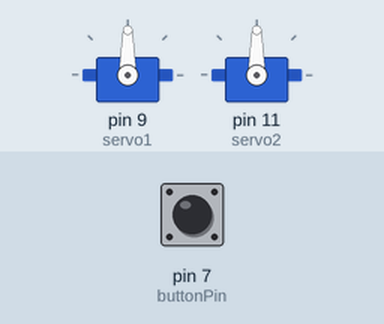
Recording of a sketch running on a simulated Arduino Uno, built with avr-gcc and run on an emulated ATmega328P. Shown: 2 × servo. The inputs (shaded band) are chosen by the test bench; at power-on: pin 7 (buttonPin) LOW. Random numbers use the default seed unless the sketch sets one.

Above: at 1.2 s.
1.3 s: pin 7 (buttonPin) pulled HIGH for 0.15 s
At 1.5 s:
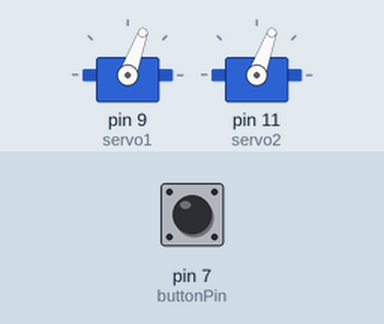
At 2.1 s:
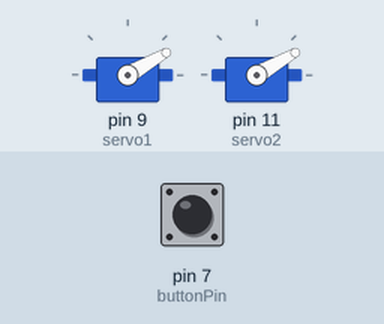
Timing chart, 0 to 7.4 s (numbered marks = the images above; inputs shaded):
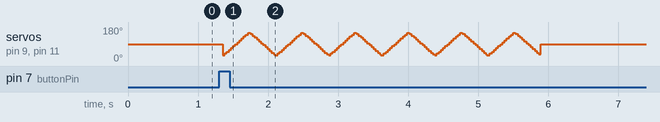

The sketch:

CelebrationHat.ino
```cpp
/*
 * Waving flags with 2 servos - Celebration hat project for 1000 subscribers milestone on YouTueb
 * https://youtu.be/3ZiWmliV2Q8
 *
 * This code is written by Blagojce Kolicoski
 * for the Taste The Code YouTube Channel
 * https://www.youtube.com/tastethecode
 */
#include <Servo.h>

Servo servo1;
Servo servo2;

const int buttonPin = 7;

int buttonState;
int lastButtonState = LOW;

unsigned long lastDebounceTime = 0;  // the last time the output pin was toggled
unsigned long debounceDelay = 50;    // the debounce time; increase if the output flickers

void setup() {
  pinMode(buttonPin, INPUT);
  servo1.attach(9);
  servo2.attach(11);
  resetPos();
}

void loop() {
  int reading = digitalRead(buttonPin);
  if (reading != lastButtonState) {
    lastDebounceTime = millis();
  }

  if ((millis() - lastDebounceTime) > debounceDelay) {
    // whatever the reading is at, it's been there for longer than the debounce
    // delay, so take it as the actual current state:

    // if the button state has changed:
    if (reading != buttonState) {
      buttonState = reading;

      // only toggle the LED if the new button state is HIGH
      if (buttonState == HIGH) {
        int action = random(1, 4);
        switch (action) {
          case 1:
            rndMove();
            break;
          case 2:
            sweep();
            break;
          case 3:
            reverseSweep();
            break;
        }
      }
    }
  }
  resetPos();
  lastButtonState = reading;
}

void resetPos() {
  servo1.write(90);
  servo2.write(90);
}

void rndMove() {
  int pos1, pos2;
  for (int r = 0; r <= 5; r += 1) {
    pos1 = random(5, 175);
    pos2 = random(5, 175);

    servo1.write(pos1);
    delay(500);
    servo2.write(pos2);

    delay(500);
  }
}

void sweep() {
  for (int r = 0; r <= 5; r += 1) {
    for (int pos = 30; pos <= 150; pos += 5) {
      servo1.write(pos);
      servo2.write(pos);
      delay(15);
    }
    for (int pos = 150; pos >= 30; pos -= 5) {
      servo1.write(pos);
      servo2.write(pos);
      delay(15);
    }
  }
}

void reverseSweep() {
  for (int r = 0; r <= 5; r += 1) {
    for (int pos = 30; pos <= 150; pos += 5) {
      servo1.write(pos);
      servo2.write(180 - pos);
      delay(15);
    }
    for (int pos = 150; pos >= 30; pos -= 5) {
      servo1.write(pos);
      servo2.write(180 - pos);
      delay(15);
    }
  }
}
```
